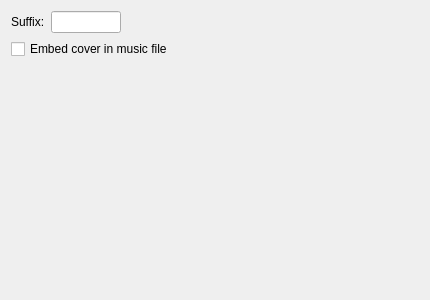
<?xml version="1.0" encoding="UTF-8"?>
<!--
SPDX-FileCopyrightText: 2026 Marco Nelles
SPDX-License-Identifier: GPL-3.0-or-later
-->
<ui version="4.0">
 <class>AIFFWidgetUI</class>
 <widget class="QWidget" name="AIFFWidgetUI">
  <property name="geometry">
   <rect>
    <x>0</x>
    <y>0</y>
    <width>430</width>
    <height>300</height>
   </rect>
  </property>
  <property name="minimumSize">
   <size>
    <width>430</width>
    <height>300</height>
   </size>
  </property>
  <layout class="QGridLayout" name="gridLayout">
   <item row="0" column="0">
    <layout class="QHBoxLayout" name="horizontalLayout">
     <item>
      <widget class="QLabel" name="label_suffix">
       <property name="sizePolicy">
        <sizepolicy hsizetype="Preferred" vsizetype="Fixed">
         <horstretch>0</horstretch>
         <verstretch>0</verstretch>
        </sizepolicy>
       </property>
       <property name="text">
        <string>Suffix:</string>
       </property>
      </widget>
     </item>
     <item>
      <widget class="QLineEdit" name="qlineedit_suffix">
       <property name="sizePolicy">
        <sizepolicy hsizetype="Fixed" vsizetype="Fixed">
         <horstretch>30</horstretch>
         <verstretch>0</verstretch>
        </sizepolicy>
       </property>
       <property name="maximumSize">
        <size>
         <width>70</width>
         <height>16777215</height>
        </size>
       </property>
      </widget>
     </item>
     <item>
      <spacer name="horizontalSpacer">
       <property name="orientation">
        <enum>Qt::Horizontal</enum>
       </property>
       <property name="sizeHint" stdset="0">
        <size>
         <width>40</width>
         <height>20</height>
        </size>
       </property>
      </spacer>
     </item>
    </layout>
   </item>
   <item row="1" column="0">
    <widget class="QCheckBox" name="checkBox_embedcover">
     <property name="toolTip">
      <string>The tags and the cover are written as ID3v2, as music players and DJ software read them from AIFF files.</string>
     </property>
     <property name="text">
      <string>Embed cover in music file</string>
     </property>
    </widget>
   </item>
   <item row="2" column="0">
    <spacer name="verticalSpacer">
     <property name="orientation">
      <enum>Qt::Vertical</enum>
     </property>
     <property name="sizeHint" stdset="0">
      <size>
       <width>20</width>
       <height>2</height>
      </size>
     </property>
    </spacer>
   </item>
  </layout>
 </widget>
 <resources/>
 <connections/>
</ui>
